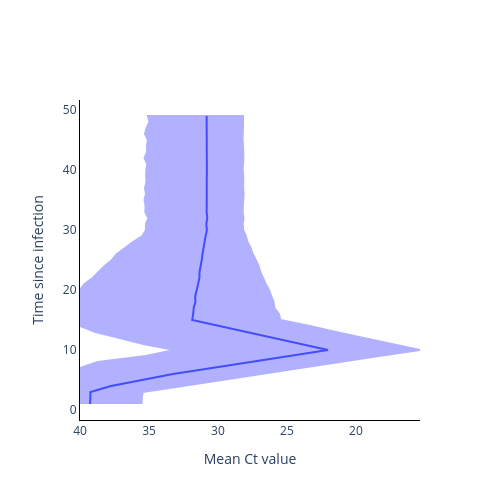

Source (notebook cell):
### Code cell
fig = go.Figure()

fig.add_trace(
    go.Scatter(
        y=time_from_infec,
        x=np.mean(ct_val, axis=1),
        mode='lines',
        name='Mean Ct value',
        showlegend=False,
    )
)

fig.add_trace(
    go.Scatter(
        y=time_from_infec.tolist() + time_from_infec.tolist()[::-1],
        x=np.quantile(ct_val, 0.975, axis=1).tolist() + np.quantile(ct_val, 0.025, axis=1).tolist()[::-1],
        mode='lines',
        fill='toself',
        fillcolor='blue',
        line_color='blue',
        opacity=0.3,
        showlegend=False,
    )
)

# Add axis labels
fig.update_layout(
    width=500, 
    height=500,
    plot_bgcolor='white',
    xaxis=dict(
        linecolor='black',
        title = 'Mean Ct value',
        autorange='reversed'
        ),
    yaxis=dict(
        linecolor='black',
        title = 'Time since infection'),
    #legend=dict(
    #    orientation="h",
    #    yanchor="bottom",
    #    y=1.02,
    #    xanchor="right",
    #    x=1
    #)
    )

fig.write_image('images/SIR_Ct_value_model.pdf')
fig.show()

### Figure 1 — Plotly figure (JSON) as saved in the notebook; plotly's stock layout.template omitted (floating-point values rounded to 4 significant figures)
{"data": [{"mode": "lines", "name": "Mean Ct value", "showlegend": false, "type": "scatter", "x": [39.26, 39.23, 39.24, 37.75, 35.62, 33.26, 30.44, 27.63, 24.82, 22.03, 23.99, 26.01, 27.93, 29.91, 31.87, 31.8, 31.76, 31.64, 31.65, 31.54, 31.46, 31.34, 31.34, 31.24, 31.18, 31.12, 31.06, 30.95, 30.9, 30.8, 30.85, 30.77, 30.82, 30.82, 30.81, 30.78, 30.81, 30.82, 30.79, 30.8, 30.81, 30.81, 30.82, 30.82, 30.84, 30.83, 30.8, 30.8, 30.82], "y": [1, 2, 3, 4, 5, 6, 7, 8, 9, 10, 11, 12, 13, 14, 15, 16, 17, 18, 19, 20, 21, 22, 23, 24, 25, 26, 27, 28, 29, 30, 31, 32, 33, 34, 35, 36, 37, 38, 39, 40, 41, 42, 43, 44, 45, 46, 47, 48, 49]}, {"fill": "toself", "fillcolor": "blue", "line": {"color": "blue"}, "mode": "lines", "opacity": 0.3, "showlegend": false, "type": "scatter", "x": [40, 40, 40, 40, 40, 40, 40, 38.71, 35.24, 33.15, 35.41, 37.12, 38.88, 40, 40, 40, 40, 40, 40, 40, 39.67, 39.08, 38.65, 38.21, 37.69, 37.33, 36.74, 36.16, 35.48, 35.22, 35.22, 35.04, 35.27, 35.24, 35.33, 35.21, 35.29, 35.18, 35.2, 35.2, 35.12, 35.33, 35.13, 35.15, 35.08, 35.29, 35.18, 34.97, 35.07, 28.19, 28.18, 28.2, 28.17, 28.22, 28.18, 28.14, 28.15, 28.19, 28.21, 28.16, 28.18, 28.17, 28.14, 28.19, 28.2, 28.21, 28.15, 28.21, 28.17, 27.98, 27.86, 27.64, 27.48, 27.26, 27.05, 26.93, 26.75, 26.54, 26.3, 26.15, 25.97, 25.91, 25.59, 25.47, 23.33, 21.47, 19.43, 17.33, 15.36, 18.34, 21.09, 24.07, 26.9, 29.71, 32.55, 35.46, 35.53, 35.53], "y": [1, 2, 3, 4, 5, 6, 7, 8, 9, 10, 11, 12, 13, 14, 15, 16, 17, 18, 19, 20, 21, 22, 23, 24, 25, 26, 27, 28, 29, 30, 31, 32, 33, 34, 35, 36, 37, 38, 39, 40, 41, 42, 43, 44, 45, 46, 47, 48, 49, 49, 48, 47, 46, 45, 44, 43, 42, 41, 40, 39, 38, 37, 36, 35, 34, 33, 32, 31, 30, 29, 28, 27, 26, 25, 24, 23, 22, 21, 20, 19, 18, 17, 16, 15, 14, 13, 12, 11, 10, 9, 8, 7, 6, 5, 4, 3, 2, 1]}], "layout": {"height": 500, "plot_bgcolor": "white", "width": 500, "xaxis": {"autorange": "reversed", "linecolor": "black", "title": {"text": "Mean Ct value"}}, "yaxis": {"linecolor": "black", "title": {"text": "Time since infection"}}}}
